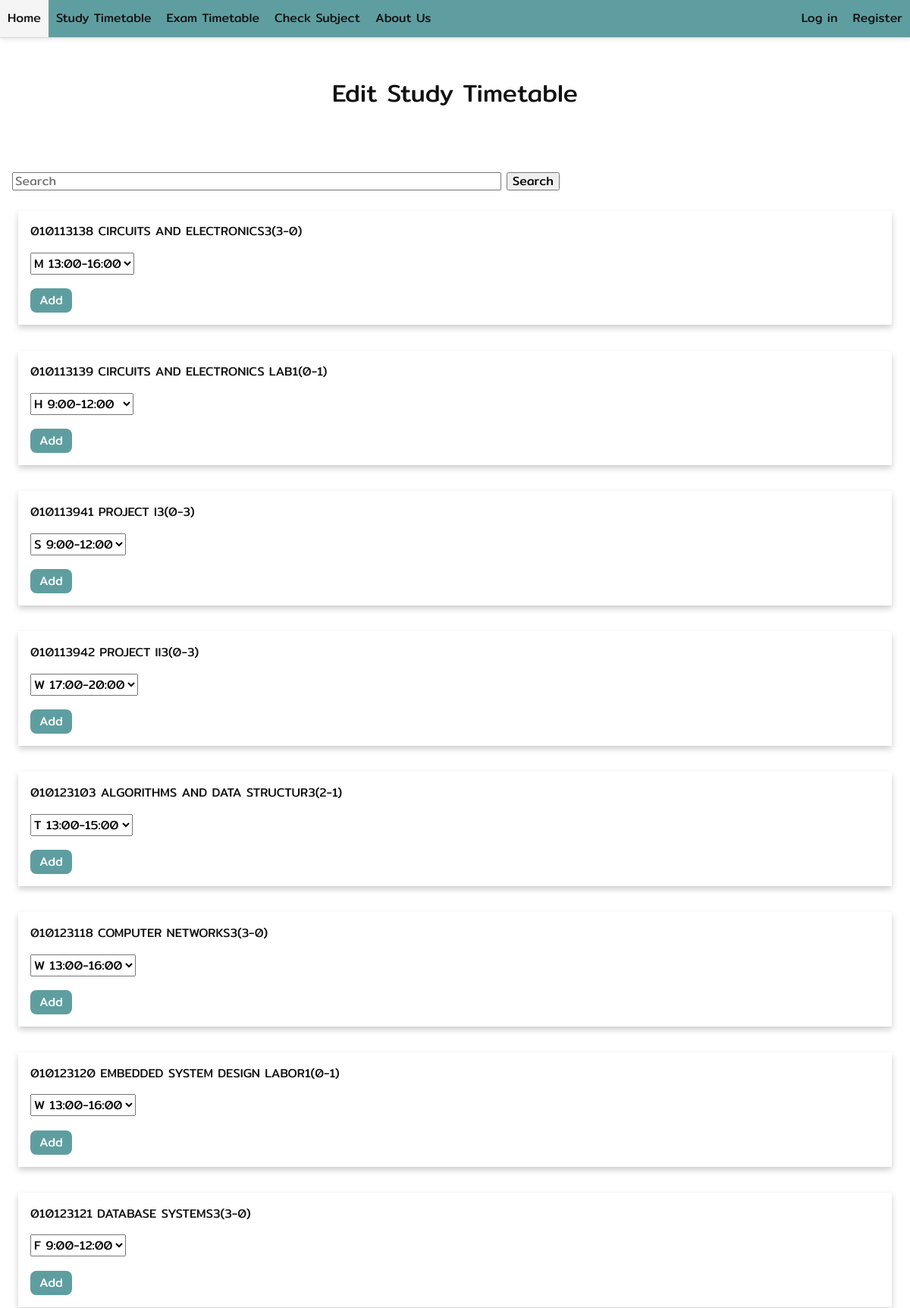
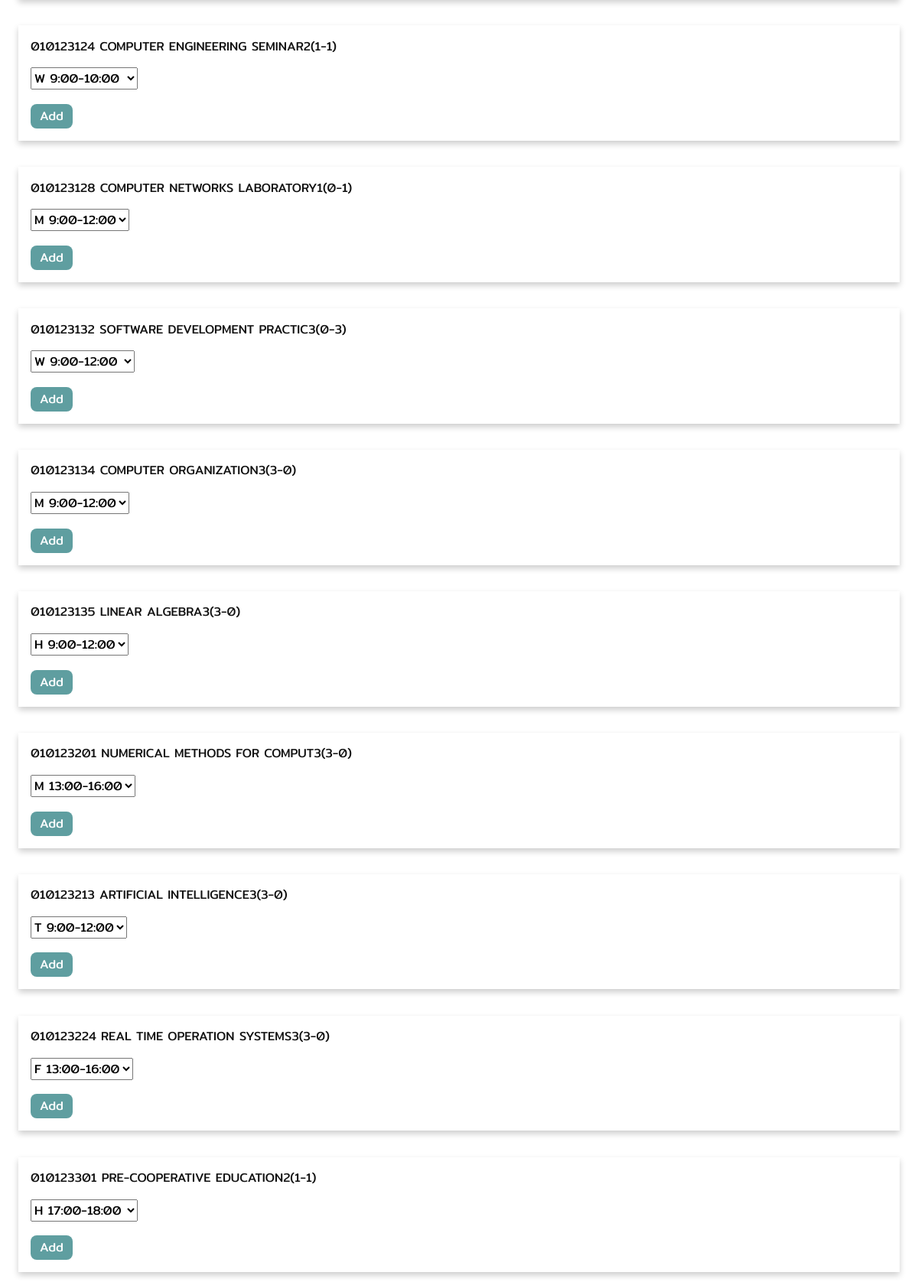
The page /help/settingtimetable (upper part) on the database its author committed (2 pictures, top to bottom).
### helpApp/models.py (models this page shows, shortened)
class Subject(models.Model):
    subject_ID = models.CharField(max_length=200)
    name = models.CharField(max_length=200)
    mid_term = models.CharField(max_length=200, null=True,blank=True)
    final = models.CharField(max_length=200, null=True,blank=True)

### helpApp/views.py (the view)
# urls.py: path('settingtimetable', views.settingtable, name='table'),
def settingtable(request):
    if 'search-subject' in request.GET:
        q = request.GET.get('search-subject')
        multi_q = Q(Q(subject_ID__icontains=q) | Q(name__icontains=q))
        subject = Subject.objects.filter(multi_q)
    else:
        subject = Subject.objects.all()
    return render(request, 'helpApp/settingtable.html', {'subject':subject})

### helpApp/templates/helpApp/settingtable.html (shortened to what this page needs)
{% extends 'generalApp/components/base.html' %}
{% block content %}
<div class="header-section">
    <h1>Edit Study Timetable</h1>
</div>
<div class="content-section">
    <div class="content-container">
        <form>
            <input type="search" size="65" name='search-subject' placeholder="Search">
            <button type="submit">Search</button>
            <br>
        </form>
        <br>
        {% for subject in subject %}
        <div class="cardd">
            <div class="container-about">
                <br>
                <a class="button-link" >{{ subject.subject_ID}} {{ subject.name }}</a>
                <br>
                <br>
                <select name="section">
                    {% for section in subject.section_set.all %}
                    <option value="{{ section.sec_num }}">{{ section.day }} {{ section.time }}</option>
                    {% endfor %}
                </select>
                <br>
                <br>
                <button type="submit" class="button">Add</button>
            </div>
        </div>
        <br>
        {% endfor %}
    </div>
</div>
{% endblock %}

### generalApp/static/generalApp/main1.css (style rules this page uses)
html { color: #333333; font-family: 'Mitr', 'sans-serif'; font-weight: 300; }
h1, h2, h3, h4, h5, h6 { color: #111111; font-weight: 400; line-height: 1.4; margin-top: 0px; margin-bottom: 16px; }
a { color: #111111; }
.button { color: white; background-color: cadetblue; border: none; text-decoration: none; border-radius: 8px; font-weight: 400; line-height: 1; display: inline-block; padding: 8px 12px; margin-bottom: 16px; }
.content-section { padding: 16px; }
.content-container { max-width: 1200px; margin-left: auto; margin-right: auto; }
.button-link { text-decoration: none; font-weight: 400; }
.cardd { box-shadow: 0 4px 8px 0 rgba(0, 0, 0, 0.2); margin: 8px; }
.container-about { padding: 0 16px; }
.container-about::after, .row-about::after { content: ""; clear: both; display: table; }
.header-section { padding: 50px; text-align: center; }

### rows shown on the page
Subject: subject_ID "010113138", name "CIRCUITS AND ELECTRONICS3(3-0)"
Subject: subject_ID "010113139", name "CIRCUITS AND ELECTRONICS LAB1(0-1)"
Subject: subject_ID "010113941", name "PROJECT I3(0-3)"
Subject: subject_ID "010113942", name "PROJECT II3(0-3)"
Subject: subject_ID "010123103", name "ALGORITHMS AND DATA STRUCTUR3(2-1)"
Subject: subject_ID "010123118", name "COMPUTER NETWORKS3(3-0)"
Subject: subject_ID "010123120", name "EMBEDDED SYSTEM DESIGN LABOR1(0-1)"
Subject: subject_ID "010123121", name "DATABASE SYSTEMS3(3-0)"
Subject: subject_ID "010123124", name "COMPUTER ENGINEERING SEMINAR2(1-1)"
Subject: subject_ID "010123128", name "COMPUTER NETWORKS LABORATORY1(0-1)"
Subject: subject_ID "010123132", name "SOFTWARE DEVELOPMENT PRACTIC3(0-3)"
Subject: subject_ID "010123134", name "COMPUTER ORGANIZATION3(3-0)"
Subject: subject_ID "010123135", name "LINEAR ALGEBRA3(3-0)"
Subject: subject_ID "010123201", name "NUMERICAL METHODS FOR COMPUT3(3-0)"
Subject: subject_ID "010123213", name "ARTIFICIAL INTELLIGENCE3(3-0)"
Subject: subject_ID "010123224", name "REAL TIME OPERATION SYSTEMS3(3-0)"
Subject: subject_ID "010123301", name "PRE-COOPERATIVE EDUCATION2(1-1)"

### other values the page prints
form field section "M 13:00-16:00"
form field section "H 9:00-12:00"
form field section "S 9:00-12:00"
form field section "W 17:00-20:00"
form field section "T 13:00-15:00"
form field section "W 13:00-16:00"
form field section "F 9:00-12:00"
form field section "W 9:00-10:00"
form field section "M 9:00-12:00"
form field section "W 9:00-12:00"
form field section "T 9:00-12:00"
form field section "F 13:00-16:00"
form field section "H 17:00-18:00"
